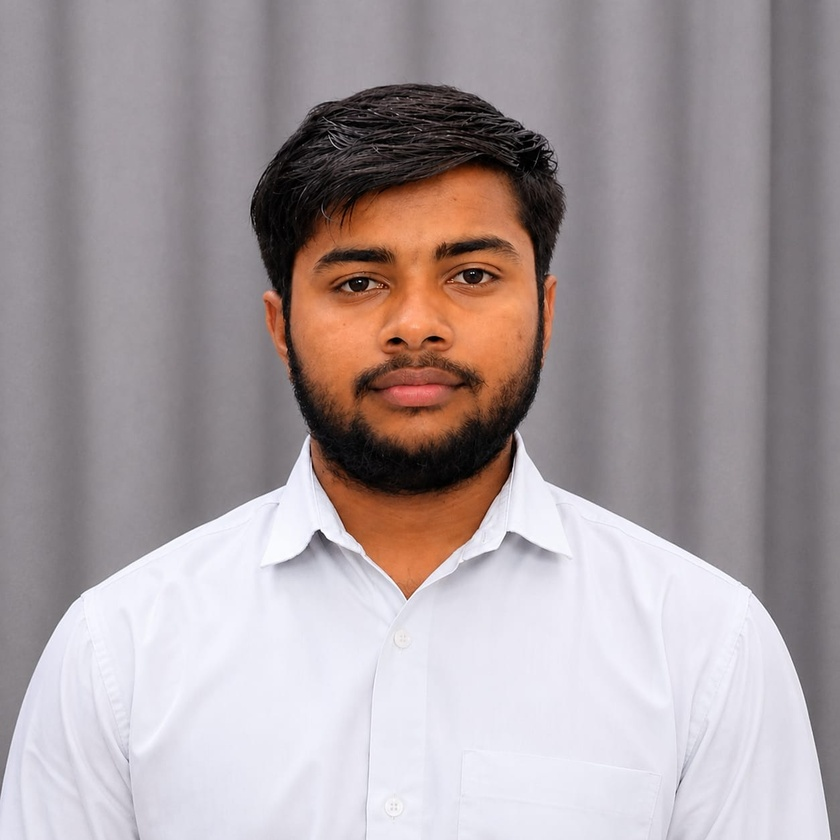
#> input picture 15_Frequency_HPF/input.jpeg, 840 x 840 px, shrunk from 1254 x 1254 before the run, found by its file name
$ python program.py
#> lines starting #> are read from the running program, lines starting #| are printed output that depends on the picture
import cv2
import numpy as np

image = cv2.imread('15_Frequency_HPF/input.jpeg', 0)
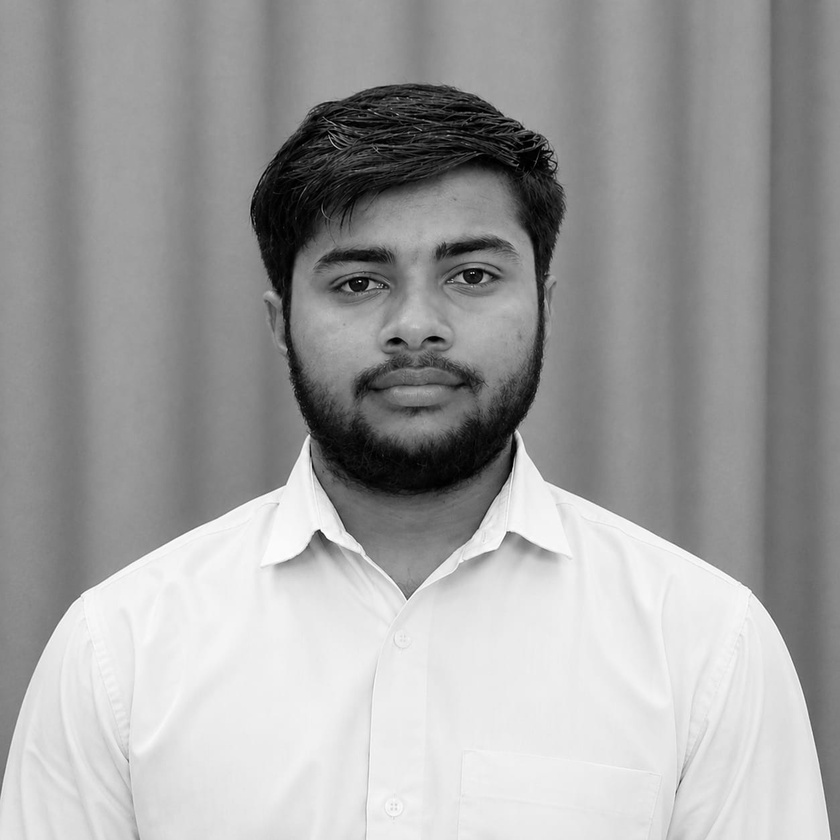
#> image: shape (840, 840); min 0, max 255, mean 160.6

if image is None:
    print("Image not found")
    exit()

image_float = np.float32(image)

dft = cv2.dft(image_float, flags=cv2.DFT_COMPLEX_OUTPUT)

shifted = np.fft.fftshift(dft)

rows, cols = image.shape
#> rows = 840; cols = 840
center_row = rows // 2
#> center_row = 420
center_col = cols // 2
#> center_col = 420

mask = np.ones((rows, cols, 2), np.float32)

size = 50
mask[
    center_row - size:center_row + size,
    center_col - size:center_col + size
] = 0

filtered = shifted * mask

filtered = np.fft.ifftshift(filtered)

result = cv2.idft(filtered)

result = cv2.magnitude(result[:, :, 0], result[:, :, 1])
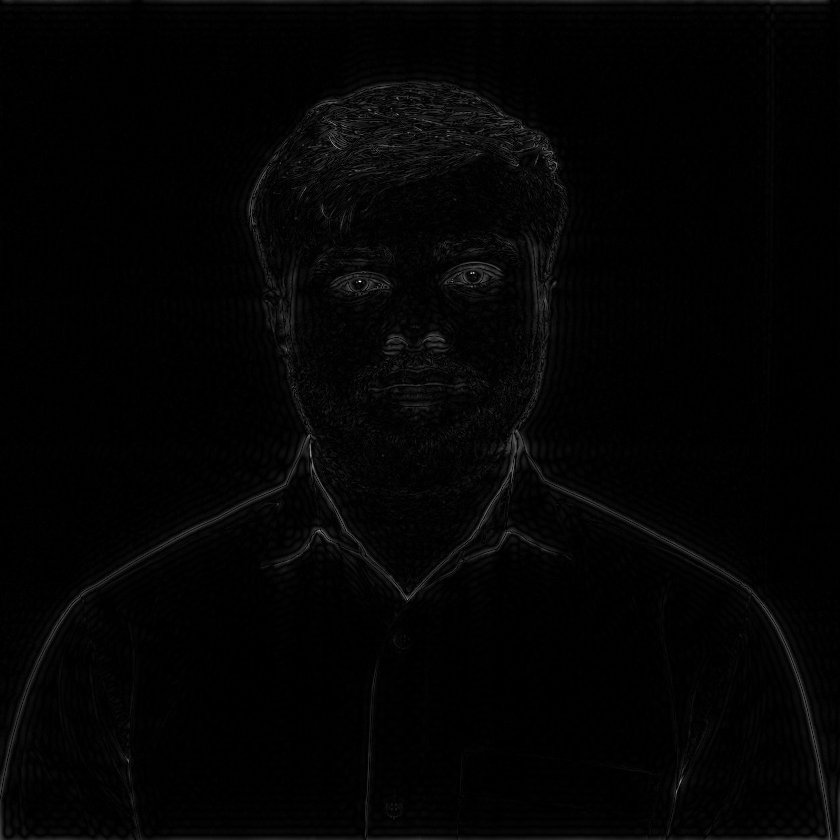
#> result: shape (840, 840) float32; min 1224.2, max 166073104, mean 2665107.5; drawn with min black and max white

result = cv2.normalize(result, None, 0, 255, cv2.NORM_MINMAX)

result = np.uint8(result)

cv2.imwrite('output.png', result)

cv2.imshow("HPF Output", result)

cv2.waitKey(0)
cv2.destroyAllWindows()
